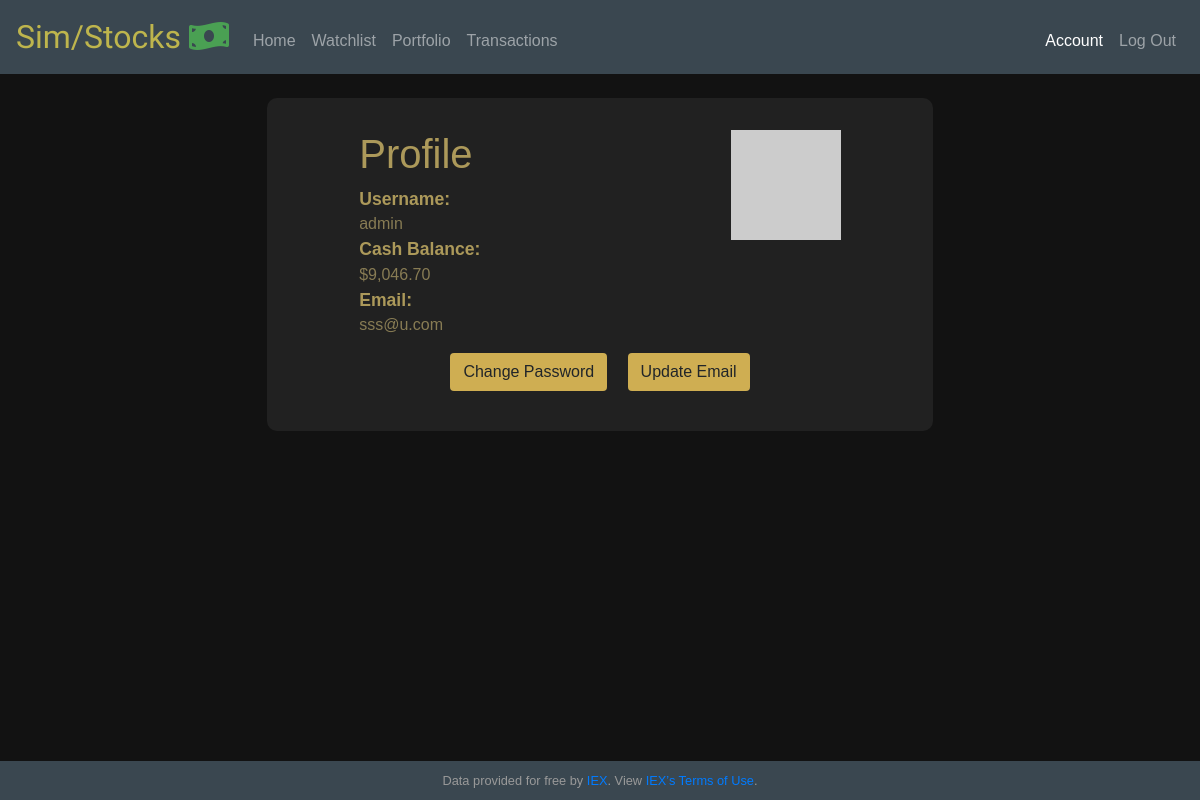
/account (signed in), run on the app's committed database.
### app/models.py (models this page shows, shortened)
class Users(UserMixin, db.Model):
  id = db.Column(db.Integer, primary_key=True)
  username = db.Column(db.String(64), index=True, unique=True)
  password_hash = db.Column(db.String(128))
  email = db.Column(db.String(120), index=True, unique=True)
  cash = db.Column(db.Numeric(), nullable=False, default=10000)
  transactions = db.relationship("History", backref="user")
  watch = db.relationship("Watch", backref="user")
  def avatar(self, size):
    digest = md5(self.email.lower().encode('utf-8')).hexdigest()
    return 'https://www.gravatar.com/avatar/{}?d=identicon&s={}'.format(
            digest, size)

### app/routes.py (the view)
@app.route("/account")
@login_required
def account():
  user = Users.query.filter_by(username=current_user.username).first_or_404()
  return render_template("account.html", username=current_user.username, cash=current_user.cash, email=current_user.email, user=user)

### app/helper.py (called while the page is built)
def usd(value):
    return f"${value:,.2f}"

### app/models.py (called while the page is built)
@login.user_loader
def load_user(id):
  return Users.query.get(int(id))

### app/templates/account.html (shortened to what this page needs)
{% extends "layout.html" %}
{% set active_page = "account" %}
{% block main %}
<div class="form-container">
    <div class="mb-2 profile">
        <div class="d-flex flex-column">
            <h1 class="mb-2" id="profileHead">Profile</h1>
            <span class="emphasize">Username:</span>
            <span>{{ username }}</span>
            <span class="emphasize">Cash Balance:</span>
            <span>{{ cash|usd }}</span>
            <span class="emphasize">Email:</span>
            <span>{{ email }}</span>
        </div>
        <img class="avatar" src="{{ user.avatar(128) }}">
    </div>
    <div class="btnContainer flex-column">
        <a class="btn ssbtn m-2" href={{ url_for("password") }}>Change Password</a>
        <a class="btn ssbtn m-2" href={{ url_for("email") }}>Update Email</a>
    </div>
</div>
{% endblock %}

### app/static/styles.css (style rules this page uses)
html ,body { height: 100%; }
body { background-color: #121212; display: flex; flex-direction: column; color:#887C54; }
main img { max-width: 100%; }
.form-container { background-color: #212121; padding: 2rem; width: auto; margin: auto; border-radius: 10px; }
.profile { text-align: left; display: flex; justify-content: space-between; align-items: flex-start; max-width: 95%; margin: auto; }
#profileHead { color: #ac995a; font-weight: 500; }
.avatar { height: 110px; margin-left: 0.3rem; }
.emphasize { font-weight: 600; font-size: 1.1rem; color: #ac995a; }
.ssbtn { background-color:#cfae52; margin-top: 0.3rem; }
* { box-sizing: border-box; }
body { font-family: sans-serif; }

### data on the page
Users: username "admin", cash "$9,046.70", email "sss@u.com"
